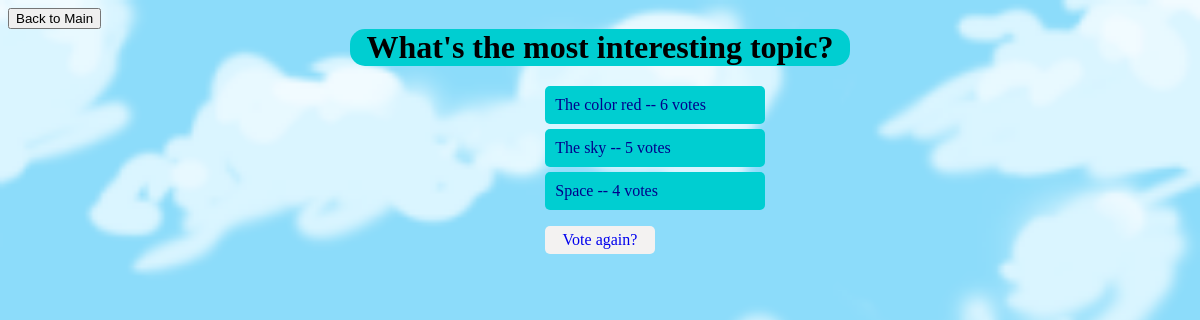
Screenshot of /polls/3/results/ with the database file from the repository.
### polls/models.py (models this page shows, shortened)
class Question(models.Model):
	question_text = models.CharField(max_length=200)
	pub_date = models.DateTimeField('date_published')
	def was_published_recently(self):
		now = timezone.now()
		return now - datetime.timedelta(days = 1) <= self.pub_date <= now
	was_published_recently.admin_order_field = 'pub_date'
	was_published_recently.boolean = True
	was_published_recently.short_description = 'Published recently?'

class Choice(models.Model):
	question = models.ForeignKey(Question, on_delete=models.CASCADE)
	choice_text = models.CharField(max_length=200)
	votes = models.IntegerField(default=0)

### polls/views.py (the view)
# urls.py: path('<int:pk>/results/', views.ResultsView.as_view(), name='results'),
class ResultsView(generic.DetailView):
	model = Question
	template_name = 'polls/results.html'

### polls/templates/polls/results.html (shortened to what this page needs)
<!DOCTYPE>
<html>
<head></head>
<body>
{% load static %}
<link rel="stylesheet" type="text/css" href="{% static 'polls/style.css' %}">
    <input id="back" type="button" value="Back to Main" style="display: inline-block;">
	<h1>{{ question.question_text }}</h1>
	<ul>
	{% for choice in question.choice_set.all %}
		<li>{{ choice.choice_text }} -- {{ choice.votes }} votes</li>
	{% endfor %}
	</ul>
	<a href="{% url 'polls:detail' question.id %}" id='vote'>Vote again?</a>
</body>
</html>

### polls/static/polls/style.css (style rules this page uses)
li { color: darkblue; background-color: darkturquoise; width: 200px; border-radius: 5px; padding: 10px; display: block; margin-bottom: 5px; }
a { text-decoration: none; }
#vote { display: block; margin: auto; background-color: #f3f2f1; border-radius: 5px; width: 100px; padding: 5px; text-align: center; }
ul { list-style-type: none; display: block; margin-left: 42%; }
body { background: white url("images/sky.png") repeat; background-size: 100%; }
h1 { font-family: cursive; display: block; background-color: darkturquoise; margin: auto; margin-bottom: 20px; border-radius: 15px; text-align: center; width: 500px; }

### rows the page displays
Question: question_text "What's the most interesting topic?"
Choice: choice_text "The color red", votes "6"
Choice: choice_text "The sky", votes "5"
Choice: choice_text "Space", votes "4"
